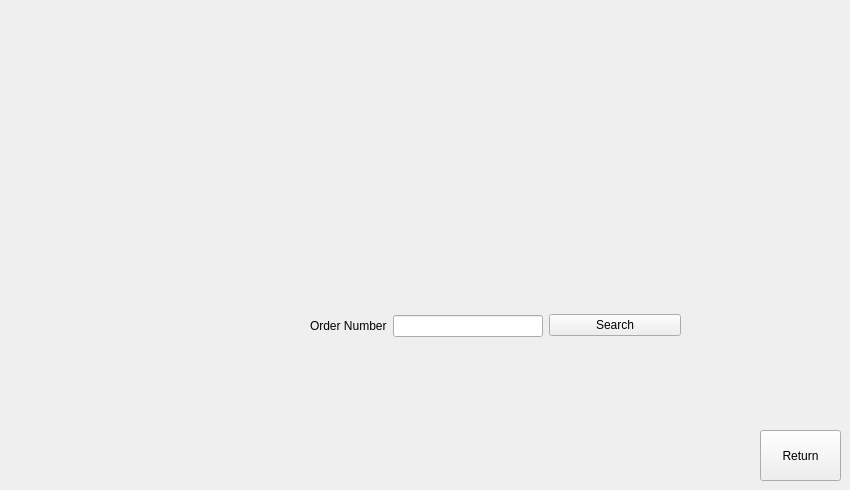
    <widget class="QWidget" name="pgOrderSearchPU">
     <widget class="QWidget" name="horizontalLayoutWidget_3">
      <property name="geometry">
       <rect>
        <x>310</x>
        <y>300</y>
        <width>371</width>
        <height>51</height>
       </rect>
      </property>
      <layout class="QHBoxLayout" name="horizontalLayoutOS">
       <item>
        <layout class="QFormLayout" name="formLayoutOS">
         <property name="labelAlignment">
          <set>Qt::AlignLeading|Qt::AlignLeft|Qt::AlignVCenter</set>
         </property>
         <property name="formAlignment">
          <set>Qt::AlignLeading|Qt::AlignLeft|Qt::AlignVCenter</set>
         </property>
         <item row="0" column="0">
          <widget class="QLabel" name="lblOrderIDOS">
           <property name="text">
            <string>Order Number</string>
           </property>
          </widget>
         </item>
         <item row="0" column="1">
          <widget class="QLineEdit" name="lineSearchOrderIDOS">
           <property name="sizePolicy">
            <sizepolicy hsizetype="Minimum" vsizetype="Fixed">
             <horstretch>0</horstretch>
             <verstretch>0</verstretch>
            </sizepolicy>
           </property>
           <property name="minimumSize">
            <size>
             <width>150</width>
             <height>0</height>
            </size>
           </property>
          </widget>
         </item>
        </layout>
       </item>
       <item>
        <widget class="QPushButton" name="btnSearchOrderOS">
         <property name="cursor">
          <cursorShape>PointingHandCursor</cursorShape>
         </property>
         <property name="text">
          <string>Search</string>
         </property>
        </widget>
       </item>
      </layout>
     </widget>
     <widget class="QPushButton" name="btnReturnOS">
      <property name="geometry">
       <rect>
        <x>760</x>
        <y>430</y>
        <width>81</width>
        <height>51</height>
       </rect>
      </property>
      <property name="cursor">
       <cursorShape>PointingHandCursor</cursorShape>
      </property>
      <property name="text">
       <string>Return</string>
      </property>
     </widget>
    </widget>
